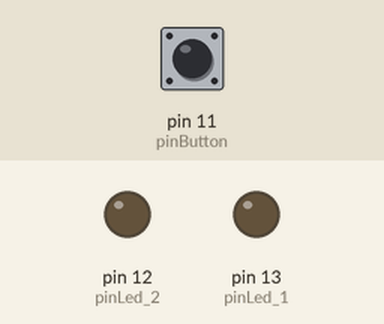
This sketch was run on a simulated Arduino Leonardo, built with avr-gcc and run on an emulated ATmega32U4. Shown: output pins drawn as LEDs (lit = HIGH). The inputs (shaded band) are chosen by the test bench; at power-on: pin 11 (pinButton) HIGH.

Above: at 1.2 s.
1.3 s: pin 11 (pinButton) pulled LOW for 0.15 s
At 2.5 s:
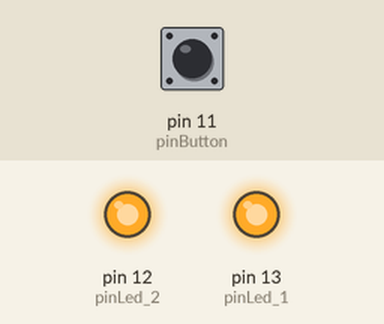
2.9 s: pin 11 (pinButton) pulled LOW for 1 s
At 3.8 s:
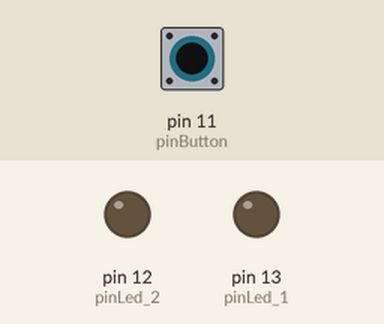
5.4 s: pin 11 (pinButton) pulled LOW for 3.2 s
At 5.8 s:
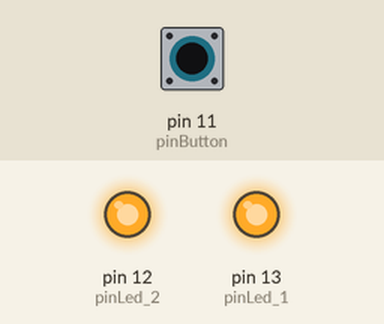
Timing chart, 0 to 8.4 s (numbered marks = the images above; inputs shaded):
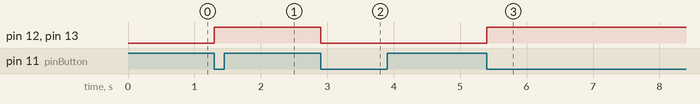

Measured:
- after the input at 1.3 s, pin 12 (pinLed_2), pin 13 (pinLed_1): LOW → HIGH at once
- after the input at 2.9 s, pin 12 (pinLed_2), pin 13 (pinLed_1): HIGH → LOW at once
- after the input at 5.4 s, pin 12 (pinLed_2), pin 13 (pinLed_1): LOW → HIGH at once

The sketch:

esercizio1-2.ino
```cpp
/*
*   Autore: Ignazio Leonardo Calogero Sperandeo
*   Data: 2026-10-07
*   Consegna: Rif. README.md
*   by jimbug // :)
*/


// pin collegati ai due LED e al pulsante.
int pinLed_1 = 13;
int pinLed_2 = 12;
int pinButton = 11;

// stati usati per rilevare la pressione del pulsante.
bool currentState = false;
bool lastState = false;
bool ledState = false;

void setup(){
    pinMode(pinLed_1, OUTPUT);
    pinMode(pinLed_2, OUTPUT);
    pinMode(pinButton, INPUT_PULLUP);
}

void loop(){
    // con INPUT_PULLUP il pulsante vale LOW quando viene premuto.
    currentState = digitalRead(pinButton);

    // controlla che si tratti di una nuova pressione del pulsante.
    if (currentState == LOW && lastState == HIGH) {
        // se i LED sono spenti li accende; altrimenti li spegne.
        if (ledState == false) {
            ledState = true;
        } else {
            ledState = false;
        }
    }

    // i due LED mantengono sempre lo stesso stato.
    digitalWrite(pinLed_1, ledState);
    digitalWrite(pinLed_2, ledState);

    // salva lo stato per riconoscere la prossima nuova pressione.
    lastState = currentState;

    delay(50);
}
```
